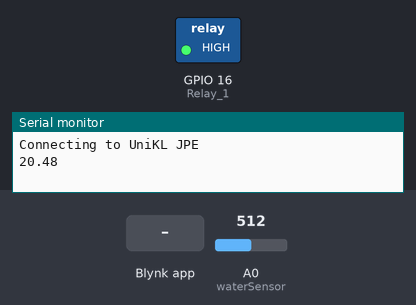
Simulated run of this sketch. Board: ESP8266 (NodeMCU). Parts: switched loads named in the sketch (green lamp = pin HIGH), the last lines printed to the serial monitor. Inputs (shaded band) come from the test bench; at power-on: A0 (waterSensor) = 512. WiFi joins after 1.5 s; servers stay silent unless stated.

Above: at 3.0 s.
3.1 s: Blynk app writes 0 to V20
At 4.2 s:
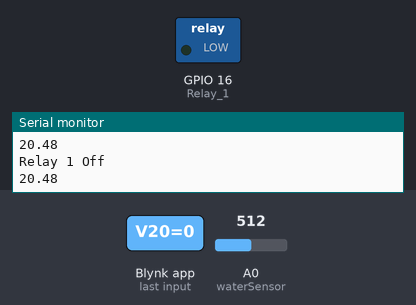
4.6 s: Blynk app writes 1 to V20
At 5.3 s:
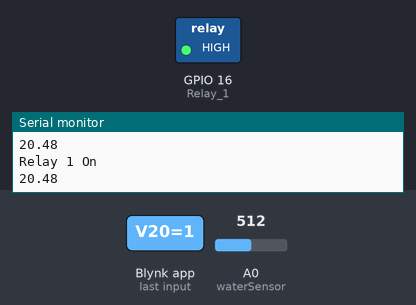
Timing chart, 0 to 7.6 s (numbered marks = the images above; inputs shaded):
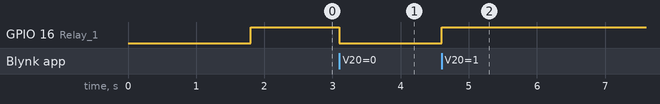

The sketch:

fish.ino
```cpp
// (licence header left out)
/* Comment this out to disable prints and save space */
#define BLYNK_PRINT Serial
#include <Arduino.h>
#include <ESP8266WiFi.h> // WiFi Module library, required by Blynk Applications
#include <BlynkSimpleEsp8266.h> // required by Blynk Applications to sync with 8266
#include <ESP8266mDNS.h>    // For OTA w/ ESP8266
#include <WiFiUdp.h>        // For OTA
#include <ArduinoOTA.h>     // For OTA

// You should get Auth Token in the Blynk App.
// Go to the Project Settings (nut icon).
char auth[] = "J9-7KFQilB5jItVhISr1MyJL7H-2H0Yb"; // Auth token for Fish Tanks

// Your WiFi credentials.
// Set password to "" for open networks.
char ssid[] = "UniKL JPE";
char pass[] = "";

#include <SimpleTimer.h>
SimpleTimer timer;

#define waterSensor A0
int sensorValue = 0;
float waterHeight = 0;
float sensorVoltage = 0;
int maxValue = 100;
float sensorHeight = 4.0;

//Relay configurations
const int Relay_1 = 16;       //pin D0 on ESP8266


void setup()
{
  // Debug console
  Serial.begin(115200);
  Blynk.begin(auth, ssid, pass);
  Serial.println();
  Serial.println();
  Serial.print("Connecting to ");
  Serial.println(ssid);
  timer.setInterval(1000L, getSendData);

  //Relay config
  pinMode(Relay_1, OUTPUT);
  digitalWrite(Relay_1, HIGH);
}

void loop()
{
  Blynk.run();
  timer.run();
}

void getSendData(){
  sensorValue = analogRead(waterSensor);
  waterHeight = sensorValue * sensorHeight / maxValue;
  Serial.println(waterHeight);
  Blynk.virtualWrite(3, waterHeight);

  }

// Relay Method
BLYNK_WRITE(V20)
  {
  int pinValue = param.asInt();
  if (pinValue == 1)
    {
    digitalWrite(Relay_1, HIGH);
    Serial.println("Relay 1 On");
    }
  else if (pinValue == 0)
    {
    digitalWrite(Relay_1, LOW);
    Serial.println("Relay 1 Off");
    }
  }
```

Measured:
- after the input at 3.1 s, GPIO 16 (Relay_1): HIGH → LOW at once
- after the input at 4.6 s, GPIO 16 (Relay_1): LOW → HIGH at once
